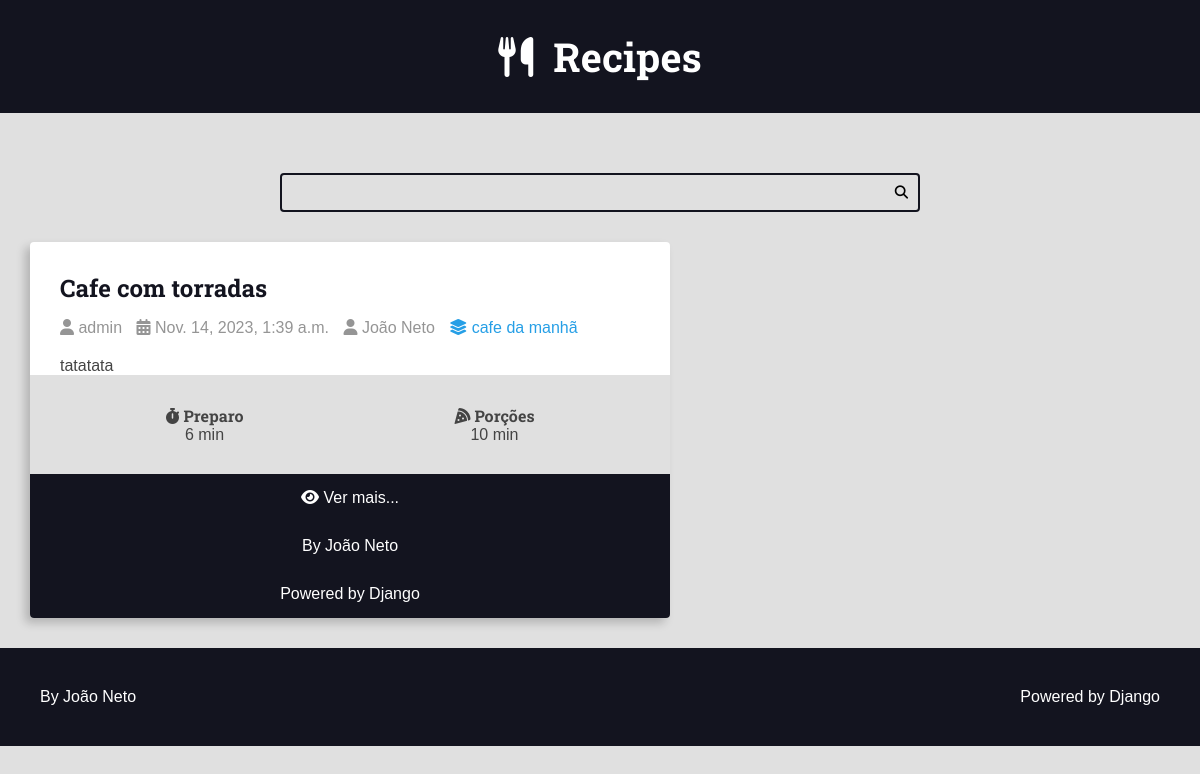
Page /recipes/category/1/ on the committed database.
### recipes/models.py (models this page shows, shortened)
class Recipe(models.Model):
    title = models.CharField(max_length=65)
    description = models.CharField(max_length=165)
    slug = models.SlugField()
    preparation_time = models.IntegerField()
    preparation_time_unit = models.CharField(max_length=65)
    servings = models.IntegerField()
    servings_unit = models.CharField(max_length=65)
    preparation_steps = models.TextField()
    preparation_steps_is_html = models.BooleanField(default=False)
    created_at = models.DateTimeField(auto_now_add=True)
    updated_at = models.DateTimeField(auto_now=True)
    is_published = models.BooleanField(default=False)
    cover = models.ImageField(upload_to='recipes/covers/%Y/%m/%d', blank=True, default='')
    category = models.ForeignKey(Category, on_delete=models.SET_NULL, null=True, blank=True, default=None)
    author = models.ForeignKey(User, on_delete=models.SET_NULL, null=True)

class Category(models.Model):
    name = models.CharField(max_length=65)

### recipes/views.py (the view)
# urls.py: path('recipes/category/<int:category_id>/', views.category, name="category"),
def category(request, category_id):
    recipes = Recipe.objects.filter(
        category__id=category_id,
        is_published=True
        ).order_by('-id')
    if not recipes:
        raise Http404('Not found')
    return render(request, 'recipes/pages/category.html', context={
        'recipes': recipes,
        'title': f'{recipes.first().category.name} - Category |',
    })

### recipes/templates/recipes/pages/category.html (shortened to what this page needs)
{% extends 'global/base.html' %}
{% block content %}
    <div class="main-content main-content-list container">
        {% for recipe in recipes %}
            {% include 'recipes/partials/recipe.html' %}
        {% endfor %}
    </div>
{% endblock content %}

### recipes/templates/recipes/partials/recipe.html (shortened to what this page needs)
<div class="recipe recipe-list-item">
    <div class="recipe-title-container">
        <h2 class="recipe-title">
            <a href="{% url 'recipes:recipe' recipe.id %}">
                {{ recipe.title }}</h2>
    </div>
    <div class="recipe-author">
        <span class="recipe-author-item">
            <i class="fas fa-user"></i>
                {% if recipe.author is not None %}
                    {% if recipe.author.first_name %}
                        {{ recipe.author.first_name }} {{ recipe.author.last_name }}
                    {% else %}
                        {{recipe.author.username}}
                    {% endif %}
                {% else %}
                    Desconhecido
                {% endif %}
        </span>
        <span class="recipe-author-item">
            <i class="fas fa-calendar-alt"></i>
            {{ recipe.created_at }}
        </span>
        <span class="recipe-author-item">
            <i class="fas fa-user"></i>
            João Neto
        </span>
        <span class="recipe-author-item">
            {% if recipe.category.id %}
                <a href="{% url 'recipes:category' recipe.category.id %}">
                    <i class="fas fa-layer-group"></i>
                    <span>{{ recipe.category.name }}</span>
                </a>
            {% endif %}
        </span>
    </div>
    <div class="recipe-content">
        <p>
            {{ recipe.description }}
        </p>
    </div>
    <div class="recipe-meta-container">
        <div class="recipe-meta recipe-preparation">
            <h3 class="recipe-meta-title"><i class="fas fa-stopwatch"></i> Preparo</h3>
            <div class="recipe-meta-text">
                {{ recipe.preparation_time }} {{ recipe.preparation_time_unit }}
            </div>
        </div>
        <div class="recipe-meta recipe-servings">
            <h3 class="recipe-meta-title"><i class="fas fa-pizza-slice"></i> Porções</h3>
            <div class="recipe-meta-text">
                {{ recipe.servings }} {{ recipe.servings_unit }}
            </div>
        </div>
    </div>
    {% if is_detail_page is not True %}
        <footer class="recipe-footer">
            <a class="recipe-read-more button button-dark button-full-width" href="{% url 'recipes:recipe' recipe.id %}">
                <i class="fas fa-eye"></i>
                <span>Ver mais...</span>
            </a>
            <div class="developer">
                <a href="https://github.com/JoaoNeo4" target="_blank" rel="noreferrer noopener">By João Neto</a>
            </div>
            <div class="powered">
                <a href="https://www.djangoproject.com/" target="_blank" rel="noreferrer noopener">Powered by Django</a>
            </div>
        </footer>
    {% endif %}
</div>

### recipes/static/recipes/css/style.css (style rules this page uses)
:root { --color-primary: #269fe6; --color-primary-hover: #2086c2; --color-primary-dark: #13141f; --color-primary-dark-hover: #212336; --color-primary-light: #d4ecfa; --color-primary-light-hover: #bdd8e7; --color-white: #fff; --color-black: #000; --color-dark-text: #444; --color-info-light: #cce5ff; --color-debug-light: #cce5ff; --color-success-light: #d4edda; --color-alert-light: #fff3cd; --color-warning-light: #fff3cd; --color-error-light: #f8d7da; --color-info-dark: #4d86c4; --color-debug-dark: #4d86c4; --color-success-dark: #4a9c5d; --color-alert-dark: #927f40; --color-warning-dark: #927f40; --color-error-dark: #da525d; --color-gray-0: #f9f9f9; --color-gray-1: #e0e0e0; --color-gray-2: #c7c7c7; --color-gray-3: #aeaeae; --color-gray-4: #959595; --color-gray-5: #7d7d7d; --color-gray-6: #646464; --color-gray-7: #4b4b4b; --color-gray-8: #323232; --color-gray-9: #191919; --font-primary: sans-serif; --font-headings: 'Roboto Slab', serif; --spacing-gutter-medium: 3rem; --spacing-gutter-large: 4rem; }
* { padding: 0; margin: 0; box-sizing: border-box; }
html { font-size: 62.5%; }
body { font-size: 1.6rem; font-family: var(--font-primary); background: var(--color-gray-1); color: var(--color-dark-text); }
h1,h2,h3, h4,h4,h6 { font-family: var(--font-headings); }
.container { max-width: 144rem; margin: 0 auto; padding: var(--spacing-gutter-medium); }
.main-content { padding-top: 5; }
.main-content-list { display: grid; grid-template-columns: repeat(auto-fit, minmax(340px, 1fr)); gap: var(--spacing-gutter-large); }
.recipe { background: var(--color-white); box-shadow: -5px 5px 10px rgba(0, 0, 0, .2); transform: scale(1); transition: all 300ms ease-in-out; border-radius: .4rem; overflow: hidden; }
.recipe-list-item { max-width: 64rem; height: fit-content; }
.recipe-title-container { padding: var(--spacing-gutter-medium); padding-bottom: calc(var(--spacing-gutter-medium) / 2); }
.recipe-title-container a { text-decoration: none; color: var(--color-primary-dark); }
.recipe-author { padding: 0 var(--spacing-gutter-medium); }
.recipe-content { padding: 0 var(--spacing-gutter-medium); padding-top: 2rem; }
.recipe-author-item { color: var(--color-gray-4); margin-right: 1rem; }
.recipe-author a { color: var(--color-primary); transition: all 300ms ease-in-out; text-decoration: none; }
.recipe-meta-container { display: flex; flex-flow: row wrap; padding: var(--spacing-gutter-medium); background: var(--color-gray-1); }
.recipe-meta { display: flex; flex-flow: column nowrap; flex-shrink: 1; flex-grow: 1; text-align: center; }
.recipe-meta-title { font-size: 1.6rem; }
.recipe-footer a { background: var(--color-primary-dark); display: block; color: var(--color-white); text-decoration: none; text-align: center; padding: 1.5rem var(--spacing-gutter-medium); transition: all 300ms ease-in-out; }

### rows in the picture
Recipe: title "Cafe com torradas", author.username "admin", created_at "Nov. 14, 2023, 1:39 a.m.", category.name "cafe da manhã", description "tatatata", preparation_time "6", preparation_time_unit "min", servings "10", servings_unit "min"
